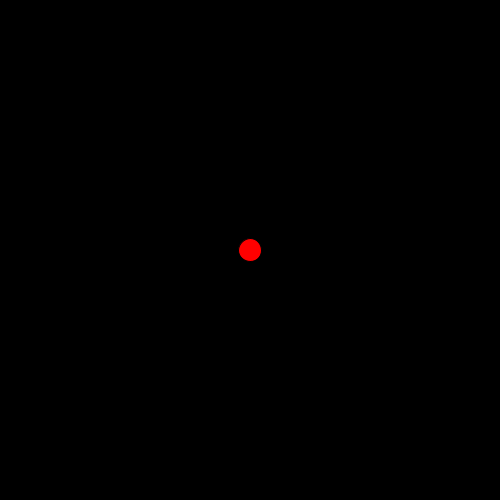
Frame 1 (no input)
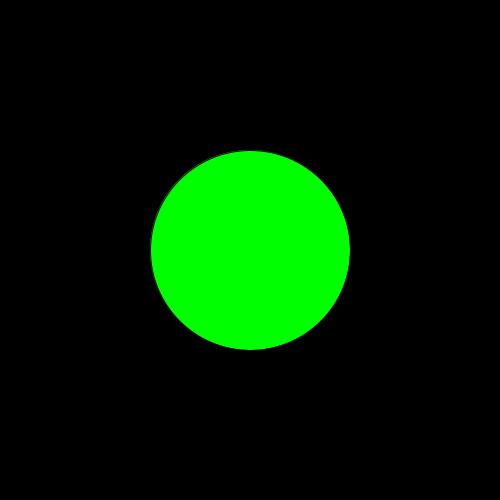
Frame 60 (the mouse pressed at the canvas centre just before this capture)
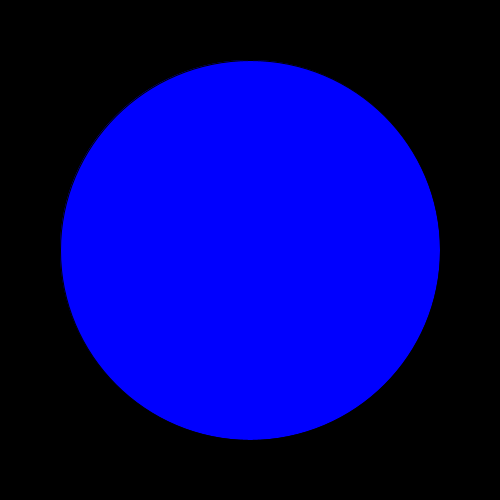
Frame 120 (the mouse held since frame 60 and released just before this capture)

The Processing sketch that drew these frames (run headless with seeded random() and noise(); from frame 60 on, the mouse is pressed at the canvas centre):

// Processing sketch: Exercise7
// ── Exercise7.pde
float s = 20;
int cs = 3;
void setup() {
    size(500, 500);
}

void draw() {
    background(0);
    s += cs;
    if (s > width || s < 0) {
        cs *= -1;
    }
    if (s > 0 && s < width/3) {
        fill(255,0,0);
    } else if (s > width/3 && s < width/3*2) {
        fill(0,255,0);
    } else if (s > width/3*2) {
        fill(0,0,255);
    }
    ellipse(width/2, height/2, s, s);
}
